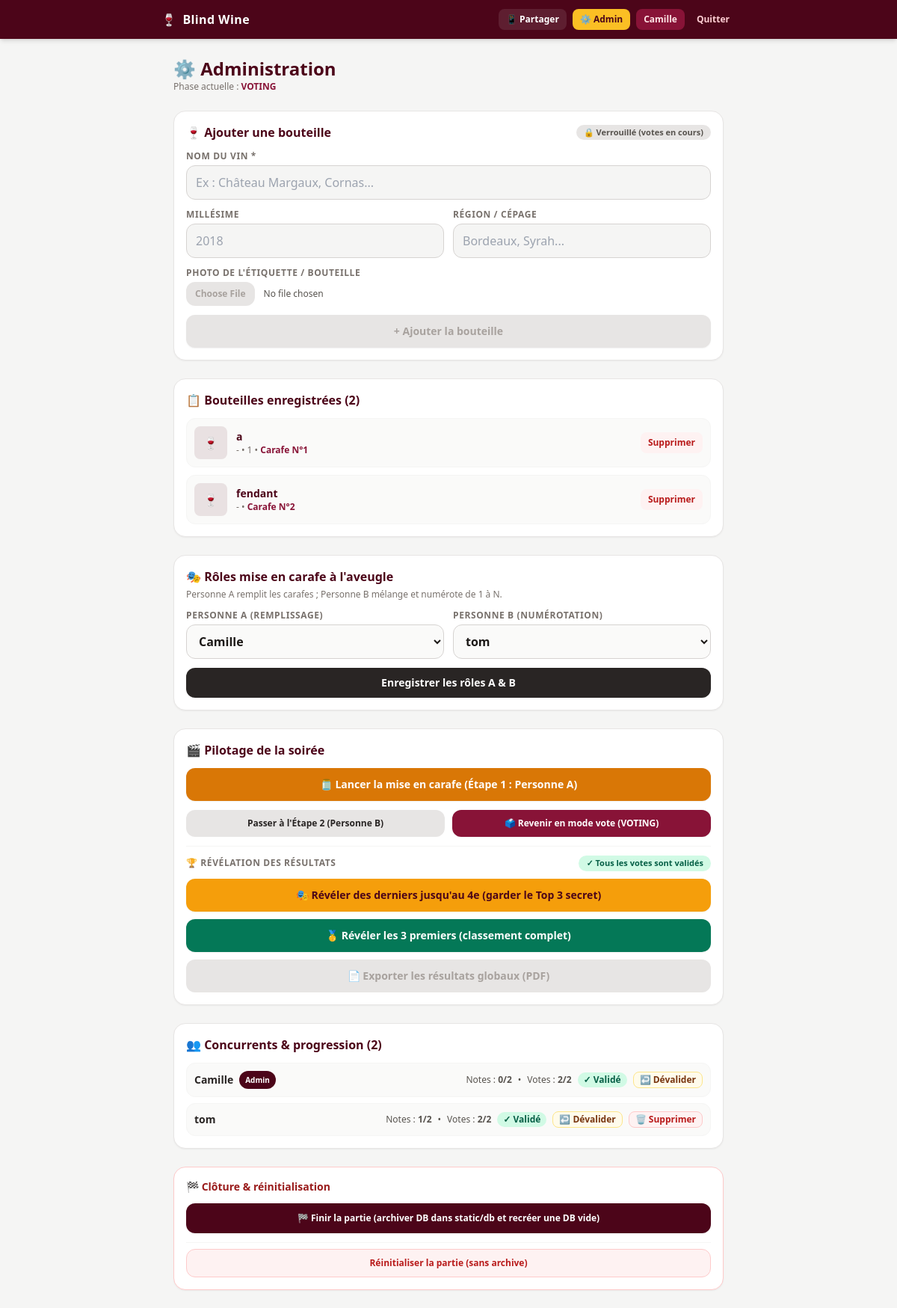
Page /admin (signed in) on the earlier database version.
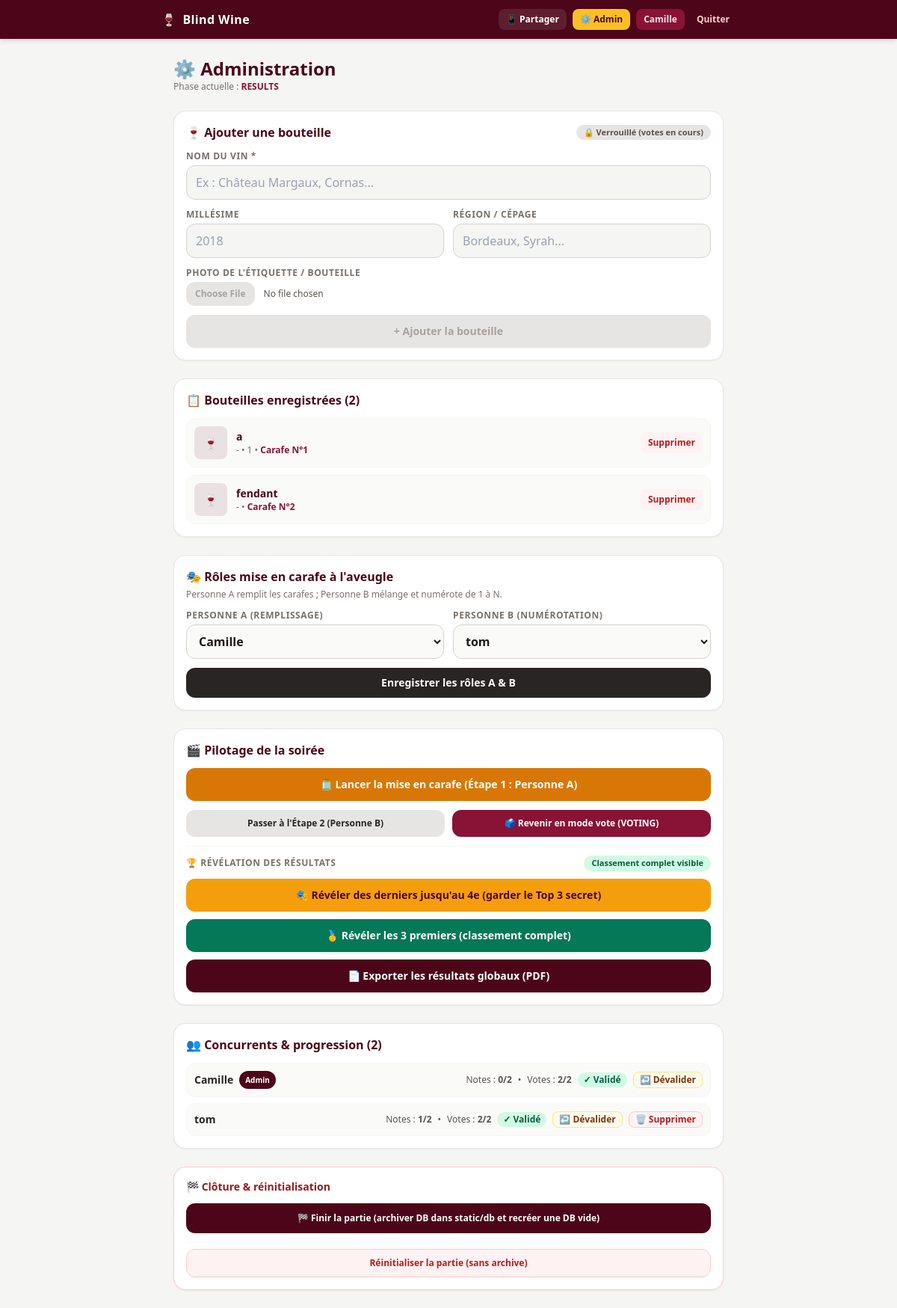
Same page on the later database version.
### tables this page shows
CREATE TABLE game_state (
    id INTEGER PRIMARY KEY CHECK (id = 1),
    phase TEXT DEFAULT 'TASTING',
    results_reveal TEXT DEFAULT 'all',
    person_a_id INTEGER,
    person_b_id INTEGER
);

CREATE TABLE users (
    id INTEGER PRIMARY KEY AUTOINCREMENT,
    username TEXT UNIQUE NOT NULL,
    password TEXT NOT NULL,
    is_admin INTEGER DEFAULT 0
, votes_submitted INTEGER DEFAULT 0);

### app.py (the view, shortened to what this page needs)
@app.route('/admin', methods=['GET', 'POST'])
@login_required
@admin_required
def admin():
    db = get_db()
    state = db.execute('SELECT * FROM game_state WHERE id = 1').fetchone()
    wines = db.execute('SELECT * FROM wines').fetchall()
    users = db.execute('SELECT * FROM users ORDER BY username').fetchall()
    users_map = {u['id']: u['username'] for u in users}
    can_add_wine = state['phase'] not in ('VOTING', 'RESULTS')
    has_enough_wines = len(wines) >= 2
    roles_ready = bool(
        state['person_a_id'] and state['person_b_id'] and state['person_a_id'] != state['person_b_id']
    )
    carafes_ready = are_wines_in_carafes(wines)
    can_start_step1 = has_enough_wines and roles_ready
    can_force_step2 = has_enough_wines
    can_force_voting = carafes_ready
    expected_carafes = {w['carafe_number'] for w in wines if w['carafe_number'] is not None}
    expected_wine_ids = {w['id'] for w in wines if w['carafe_number'] is not None}
    expected_votes_count = len(expected_carafes)
    all_votes = db.execute('SELECT user_id, carafe_number, guessed_wine_id FROM votes').fetchall()
    votes_by_user = {}
    for v in all_votes:
        votes_by_user.setdefault(v['user_id'], []).append(v)
    progress = []
    all_votes_validated = (len(users) > 0 and expected_votes_count > 0 and carafes_ready)
    for u in users:
        notes_count = db.execute('SELECT COUNT(*) as c FROM notes WHERE user_id = ?', (u['id'],)).fetchone()['c']
        u_votes = votes_by_user.get(u['id'], [])
        is_validated, saved_count = inspect_user_votes(u, u_votes, expected_carafes, expected_wine_ids)
        if not is_validated:
            all_votes_validated = False
        progress.append({
            'user_id': u['id'],
            'username': u['username'],
            'is_admin': u['is_admin'],
            'is_current_user': (u['id'] == session.get('user_id')),
            'notes_done': notes_count,
            'votes_done': saved_count,
            'expected_votes': expected_votes_count,
            'votes_validated': is_validated,
            'total_wines': len(wines)
        })
    can_reveal_results = carafes_ready and all_votes_validated
    can_export_pdf = (state['phase'] == 'RESULTS' and (state['results_reveal'] or 'all') == 'all')
    archived_dbs = []
    if os.path.isdir(DB_ARCHIVE_FOLDER):
        archived_dbs = sorted(
            [f for f in os.listdir(DB_ARCHIVE_FOLDER) if f.endswith('.db')],
            reverse=True
        )
    return render_template(
        'admin.html',
        state=state,
        phase=state['phase'],
        results_reveal=state['results_reveal'] or 'all',
        wines=wines,
        users=users,
        users_map=users_map,
        progress=progress,
        can_add_wine=can_add_wine,
        carafes_ready=carafes_ready,
        can_start_step1=can_start_step1,
        can_force_step2=can_force_step2,
        can_force_voting=can_force_voting,
        all_votes_validated=all_votes_validated,
        can_reveal_results=can_reveal_results,
        can_export_pdf=can_export_pdf,
        archived_dbs=archived_dbs
    )

### app.py (called while the page is built)
def get_db():
    conn = sqlite3.connect(DB_NAME)
    conn.row_factory = sqlite3.Row
    return conn

def are_wines_in_carafes(wines):
    if len(wines) < 2:
        return False
    carafe_nums = [w['carafe_number'] for w in wines if w['carafe_number'] is not None]
    return len(carafe_nums) == len(wines) and len(set(carafe_nums)) == len(wines)

def inspect_user_votes(user_row, u_votes, expected_carafes, expected_wine_ids):
    expected_count = len(expected_carafes)
    filtered = [
        v for v in u_votes
        if v['carafe_number'] in expected_carafes and v['guessed_wine_id'] in expected_wine_ids
    ]
    valid_carafes = {v['carafe_number'] for v in filtered}
    valid_guessed_wines = {v['guessed_wine_id'] for v in filtered}
    saved_count = len(valid_carafes)
    has_complete_unique_votes = (
        expected_count > 0
        and len(filtered) == expected_count
        and len(valid_carafes) == expected_count
        and len(valid_guessed_wines) == expected_count
    )
    is_validated = bool(user_row['votes_submitted']) and has_complete_unique_votes
    return is_validated, saved_count

@app.before_request
def make_session_permanent():
    session.permanent = True

### templates/admin.html (shortened to what the changed rows need)
{% extends "base.html" %}
{% block content %}
<div class="mb-6">
  <h1 class="text-2xl font-bold text-rose-950">⚙️ Administration</h1>
  <p class="text-xs text-stone-500">Phase actuelle : <span class="font-bold text-rose-900">{{ phase }}</span></p>
</div>
<div class="bg-white p-4 rounded-2xl shadow-sm border border-stone-200 mb-6">
  <div class="flex items-center justify-between gap-2 mb-3 flex-wrap">
    <h2 class="font-bold text-base text-rose-950">🍷 Ajouter une bouteille</h2>
  </div>
</div>
<div class="bg-white p-4 rounded-2xl shadow-sm border border-stone-200 mb-6">
  <h2 class="font-bold text-base text-rose-950 mb-3">📋 Bouteilles enregistrées ({{ wines|length }})</h2>
</div>
<div class="bg-white p-4 rounded-2xl shadow-sm border border-stone-200 mb-6">
  <h2 class="font-bold text-base text-rose-950 mb-1">🎭 Rôles mise en carafe à l'aveugle</h2>
  <form method="POST" class="space-y-3">
    <div class="grid grid-cols-1 sm:grid-cols-2 gap-3">
      <div>
        <label class="block text-xs font-bold uppercase tracking-wider text-stone-500 mb-1">Personne A
          (Remplissage)</label>
        <select name="person_a_id"
          class="w-full border border-stone-300 rounded-xl px-3 py-2.5 bg-stone-50 font-semibold">
          {% for u in users %}
          <option value="{{ u['id'] }}" {% if state['person_a_id']==u['id'] %}selected{% endif %}>{{ u['username'] }}
          </option>
          {% endfor %}
        </select>
      </div>
      <div>
        <label class="block text-xs font-bold uppercase tracking-wider text-stone-500 mb-1">Personne B
          (Numérotation)</label>
        <select name="person_b_id"
          class="w-full border border-stone-300 rounded-xl px-3 py-2.5 bg-stone-50 font-semibold">
          {% for u in users %}
          <option value="{{ u['id'] }}" {% if state['person_b_id']==u['id'] %}selected{% endif %}>{{ u['username'] }}
          </option>
          {% endfor %}
        </select>
      </div>
    </div>
  </form>
</div>
<div class="bg-white p-4 rounded-2xl shadow-sm border border-stone-200 mb-6 space-y-3">
  <h2 class="font-bold text-base text-rose-950 mb-1">🎬 Pilotage de la soirée</h2>
  <div class="pt-3 border-t border-stone-100 space-y-2.5">
    <div class="flex items-center justify-between gap-2 flex-wrap">
      <span class="text-xs font-bold uppercase tracking-wider text-stone-500">🏆 Révélation des résultats</span>
      {% if not carafes_ready %}
      <span class="text-[11px] font-bold px-2.5 py-0.5 rounded-full bg-stone-100 text-stone-600">
        🔒 Carafes non prêtes
      </span>
      {% elif not all_votes_validated %}
      <span class="text-[11px] font-bold px-2.5 py-0.5 rounded-full bg-red-100 text-red-700">
        🔒 Votes incomplets chez au moins un joueur
      </span>
      {% elif phase == 'RESULTS' %}
      <span
        class="text-[11px] font-bold px-2.5 py-0.5 rounded-full {{ 'bg-amber-100 text-amber-900' if results_reveal == 'bottom_to_top_3' else 'bg-emerald-100 text-emerald-800' }}">
        {{ 'Suspense : Top 3 masqué' if results_reveal == 'bottom_to_top_3' else 'Classement complet visible' }}
      </span>
      {% else %}
      <span class="text-[11px] font-bold px-2.5 py-0.5 rounded-full bg-emerald-100 text-emerald-800">
        ✓ Tous les votes sont validés
      </span>
      {% endif %}
    </div>
    <form method="POST">
      <button type="submit" {% if not can_reveal_results %}disabled{% endif %}
        class="w-full py-3 px-4 rounded-xl font-extrabold text-sm shadow-sm transition {{ 'bg-amber-500 hover:bg-amber-600 text-rose-950 active:scale-95' if can_reveal_results else 'bg-stone-200 text-stone-400 cursor-not-allowed shadow-none' }}">
      </button>
    </form>
    <form method="POST">
      <button type="submit" {% if not can_reveal_results %}disabled{% endif %}
        class="w-full py-3 px-4 rounded-xl font-extrabold text-sm shadow-sm transition {{ 'bg-emerald-700 hover:bg-emerald-800 text-white active:scale-95' if can_reveal_results else 'bg-stone-200 text-stone-400 cursor-not-allowed shadow-none' }}">
      </button>
    </form>
    {% if can_export_pdf %}
    <a href="{{ url_for('export_results_pdf') }}"
      class="block text-center w-full py-3 px-4 rounded-xl font-extrabold text-sm bg-rose-950 hover:bg-rose-900 text-white shadow-sm active:scale-95 transition">
      📄 Exporter les résultats globaux (PDF)
    </a>
    {% else %}
    <button type="button" disabled
      class="w-full py-3 px-4 rounded-xl font-extrabold text-sm bg-stone-200 text-stone-400 cursor-not-allowed">
      📄 Exporter les résultats globaux (PDF)
    </button>
    {% endif %}
  </div>
</div>
<div class="bg-white p-4 rounded-2xl shadow-sm border border-stone-200 mb-6">
  <h2 class="font-bold text-base text-rose-950 mb-3">👥 Concurrents & progression ({{ progress|length }})</h2>
</div>
<div class="bg-white p-4 rounded-2xl shadow-sm border border-red-200 space-y-3">
  <h2 class="font-bold text-sm text-red-800">🏁 Clôture & réinitialisation</h2>
</div>
{% endblock %}

Differences in the rows shown:
changed game_state "Camille": phase "VOTING" → "RESULTS"; results_reveal (not shown) → "Classement complet visible"
Other differences:
text no longer shown: "✓ Tous les votes sont validés"
